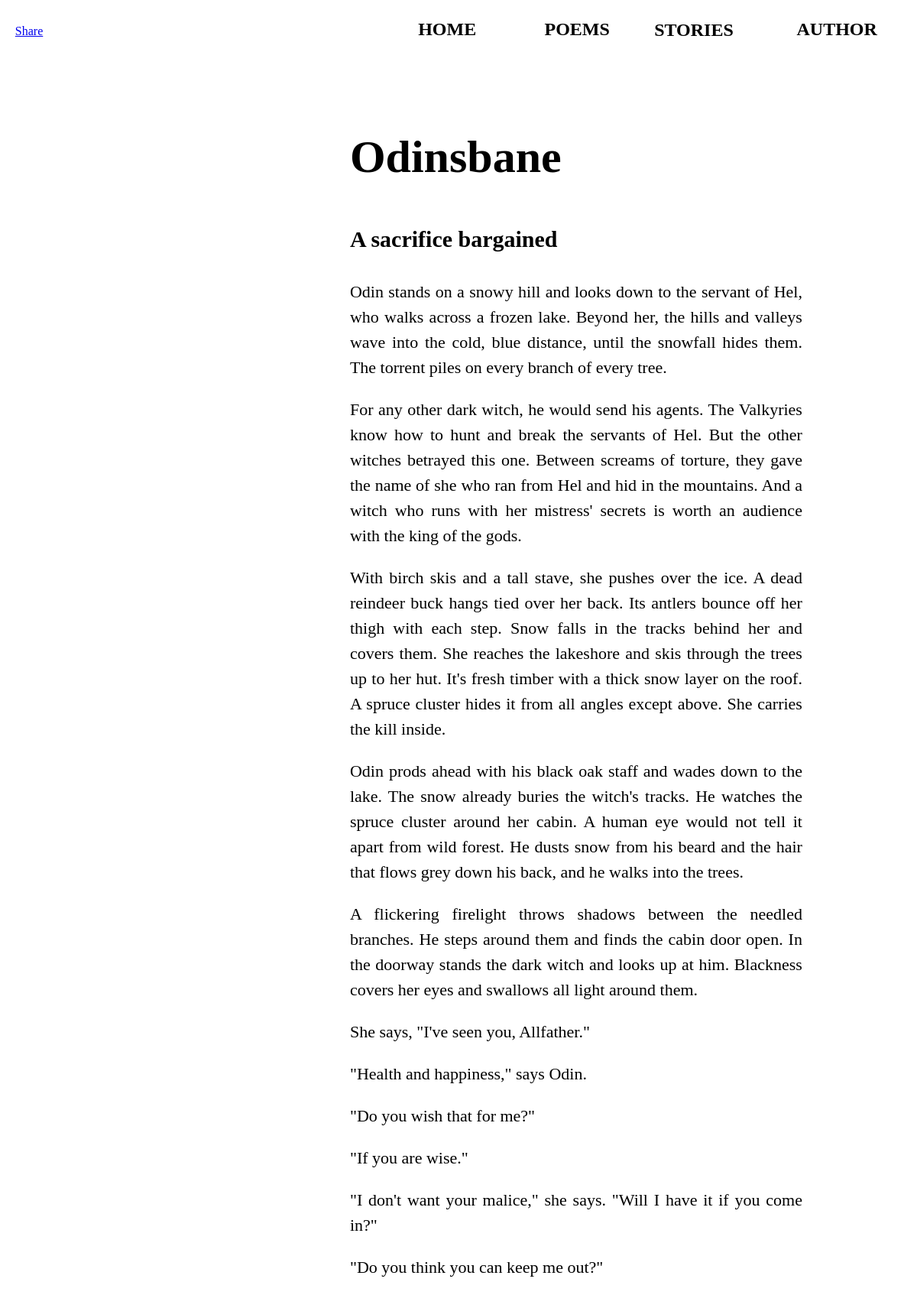
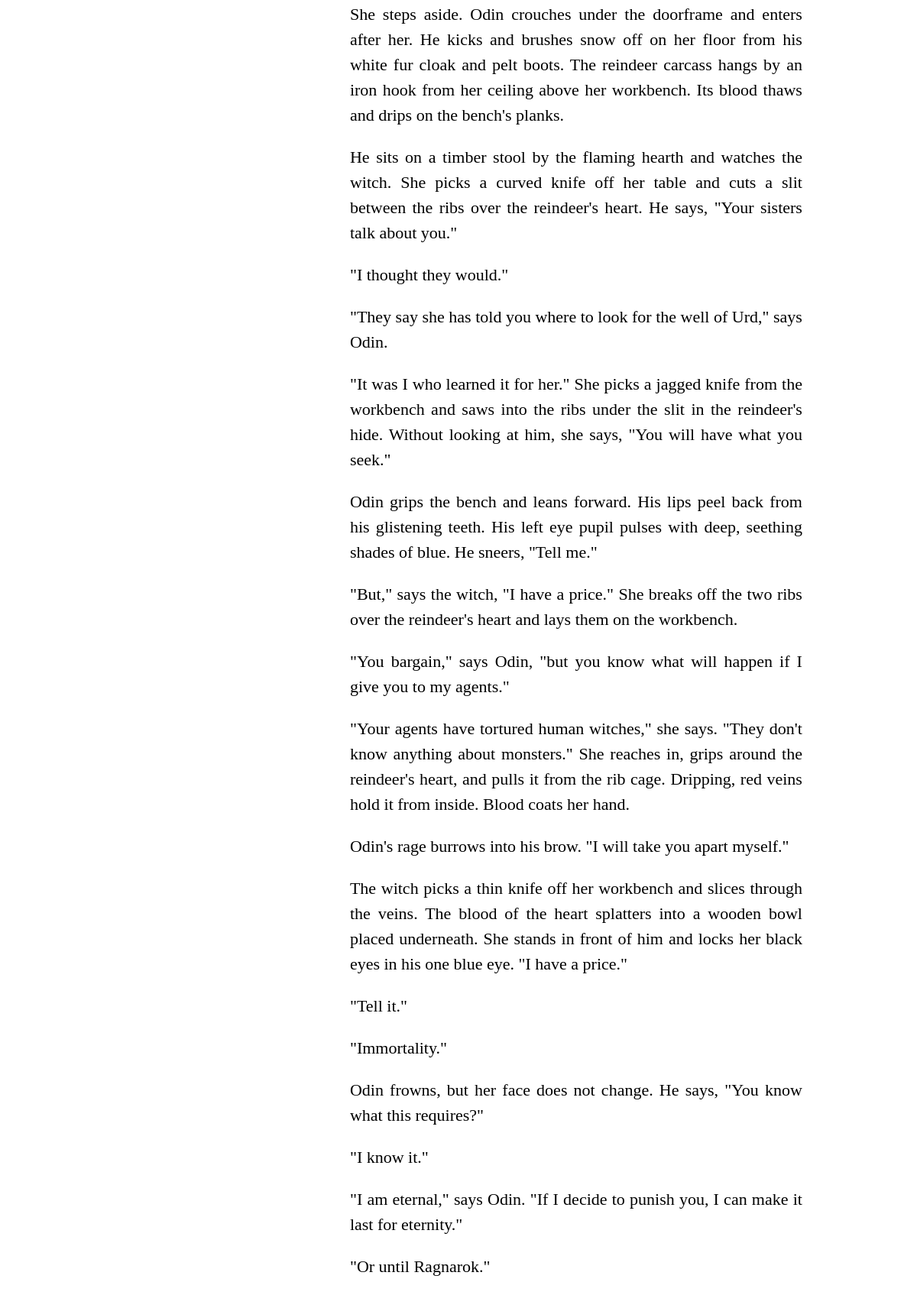
The app's page /odinsbane (upper part) with its own data (2 pictures, top to bottom).
### sigurd/models.py (models this page shows)
class Chapter(models.Model):
    title = models.CharField(max_length=200)
    text = models.TextField()

### sigurd/views.py (the view)
# urls.py: path('odinsbane', views.odinsbane, name='odinsbane'),
def odinsbane(request):
    prologue = Chapter.objects.get(pk=1)
    chapter1 = Chapter.objects.get(pk=2)
    chapter2 = Chapter.objects.get(pk=3)
    return render(request, 'odinsbane.html', {'prologue': prologue, 'chapter1': chapter1, 'chapter2': chapter2})

### sigurd/templates/odinsbane.html (shortened to what this page needs)
{% load static %}
<link rel="stylesheet" type="text/css" href="{% static 'odinsbane.css' %}">
<!DOCTYPE html>
<html lang="en">
<head>
</head>
<body>
<div class="buttonBox">
    <form action='/' method='GET'>
        <button type='submit'>HOME</button>
    </form>
    <form action='/poem' method='GET'>
        <button type='submit'>POEMS</button>
    </form>
    <div class="dropdown">
        <label for="dropcheck" class="dropbtn">STORIES</label>
    </div>
    <form action='/author' method='GET'>
        <button type='submit'>AUTHOR</button>
    </form>
</div>
<div class="fb-share-button" data-href="https://www.sigurdvidarsson.com/odinsbane" data-layout="button_count" data-size="small">
    <a target="_blank" href="https://www.facebook.com/sharer/sharer.php?u=https%3A%2F%2Fwww.sigurdvidarsson.com%2Fodinsbane&amp;src=sdkpreparse" class="fb-xfbml-parse-ignore">Share</a>
</div>
<div class="bookBody">
    <h1>Odinsbane</h1>
    <h3>
        {{ prologue.title }}
    </h3>
    {{ prologue.text|linebreaks }}
    <br>
    <br>
</div>
</body>
</html>

### sigurd/static/odinsbane.css (style rules this page uses)
label.dropbtn { border: none; width: 90px; font-family: Arial sans serif; font-size: 12px; background-color: rgba(0,0,0,0); color: rgb(0,0,0); font-weight: bold; float: right; position: relative; top: -0.2vh; left: 2vh; display:block; cursor:pointer; }
@media (min-width: 60em) { label.dropbtn { font-size: 24px; width: 170px; font-family: Arial sans serif; top: 0; } }
div.fb-share-button { position: relative; left: 1%; top: 3vh; }
div.dropdown { position: relative; display: inline-block; }
div.buttonBox { position: absolute; right: 1%; top: 2vh; font-size: 0; }
button { border: none; font-family: Arial sans serif; font-size: 12px; background-color: rgba(0,0,0,0); color: black; width: 90px; font-weight: bold; float: right; }
@media (min-width: 60em) { button { font-size: 24px; width: 170px; font-family: Arial sans serif; } }
div.bookBody { font-size: 14px; height: auto; line-height: 1.5; position: absolute; top: 10%; text-align: justify; text-justify: inter-word; }
@media (min-width: 60em) { div.bookBody { font-size: 22px; position: relative; width: 50%; left: 38%; top: 12%; } }
form { display: inline-block; }
h1 { font-size: 24px; font-family: Arial sans serif; }
@media (min-width: 60em) { h1 { font-size: 60px; } }
h3 { font-size: 18px; font-family: Arial sans serif; }
@media (min-width: 60em) { h3 { font-size: 30px; } }
body { position: relative; }
body:after { position: fixed; top: 0; left: 0; height: 100%; width: 100%; content: ''; background-image: url("images/spruce-background - mobile.jpg"); z-index: -1; background-size: cover; background-repeat: no-repeat; background-color: #000; background-position: top left; }
@media (min-width: 60em) { body:after { background: white url("images/spruce-background.jpg") no-repeat center center; background-size: 100vw 100vh; } }

### records on screen
Chapter: title "A sacrifice bargained", text "Odin stands on a snowy hill and looks down to the servant of Hel, who walks across a frozen lake. Beyond her, the hills and valleys wave into the cold, blue distance, until the snowfall hides them. The torrent piles on every branch of every tree. For any other dark witch, he would send his agents. The Valkyries know how to hunt and break the servants of Hel. But the other witches betrayed this one. Between screams of torture, they gave the name of she who ran from Hel and hid in the mountains. And a witch who runs with her mistress' secrets is worth an audience with the king of the gods. With birch skis and a tall stave, she pushes over the ice. A dead reindeer buck hangs tied over her…"
